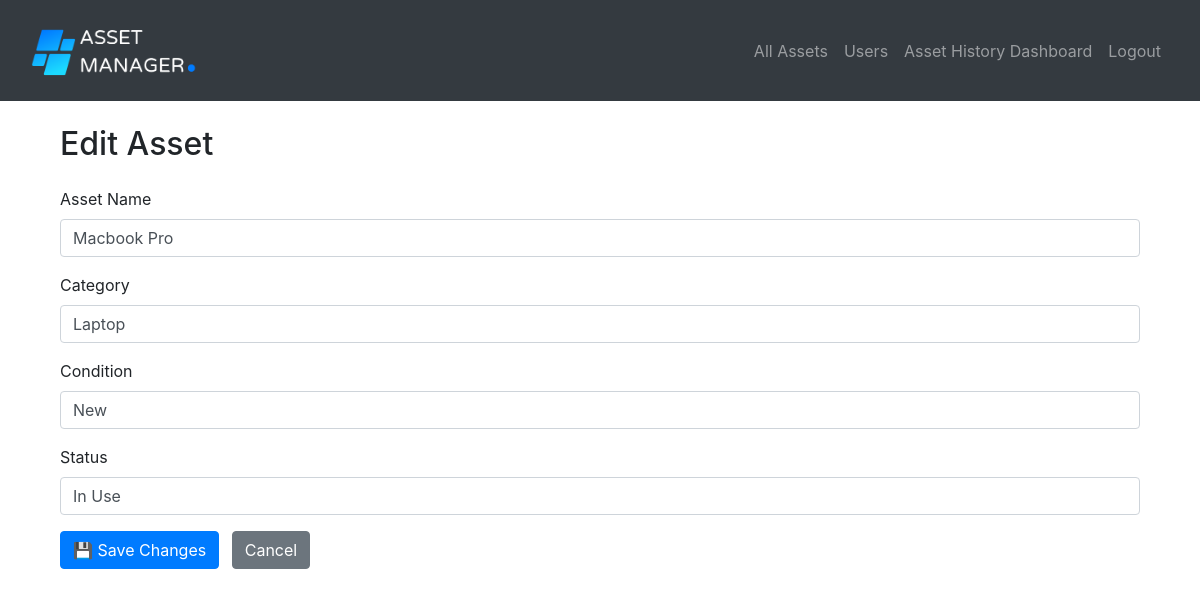
Screenshot of /edit-asset/10 (signed in) with the database file from the repository.
### website/models.py (models this page shows)
class Asset(db.Model):
    id = db.Column(db.Integer, primary_key=True)
    asset_name = db.Column(db.String(150))
    category = db.Column(db.String(150))
    purchase_date = db.Column(db.Date)
    condition = db.Column(db.String(150))
    status = db.Column(db.String(150))
    created_by = db.Column(db.Integer, db.ForeignKey('user.id'))
    assigned_to = db.Column(db.Integer, db.ForeignKey('user.id'), nullable=True)
    asset_history = db.relationship('Asset_History', back_populates='asset', passive_deletes=True)
    creator = db.relationship('User', foreign_keys=[created_by])
    assignee = db.relationship('User', foreign_keys=[assigned_to])

### website/views.py (the view, shortened to what this page needs)
@views.route('/edit-asset/<int:id>', methods=['GET', 'POST'])
@login_required
def edit_asset(id):
    asset = Asset.query.get_or_404(id)
    if not asset:
        flash("Asset not found.", category="error")
        return redirect(url_for('views.home'))
    return render_template('edit_asset.html', asset=asset, user=current_user)

### website/__init__.py (called while the page is built)
def create_app():
    app = Flask(__name__)
    app.config['SECRET_KEY'] = 'qwertyuiop'
    if 'SQLALCHEMY_DATABASE_URI' not in app.config:
        DB_NAME = os.path.join(os.path.dirname(__file__), 'database.db')
        app.config['SQLALCHEMY_DATABASE_URI'] = f'sqlite:///{DB_NAME}'
    db.init_app(app)
    from .views import views
    from .auth import auth
    app.register_blueprint(views, url_prefix='/')
    app.register_blueprint(auth, url_prefix='/')
    from .models import User, Asset
    create_database(app)
    login_manager = LoginManager()
    login_manager.login_view = 'auth.login'
    login_manager.init_app(app)
    @login_manager.user_loader
    def load_user(id):
        return User.query.get(int(id))
    return app

### website/templates/edit_asset.html (shortened to what this page needs)
{% extends "base.html" %}
{% block content %}
<div class="container mt-4">
  <h2 class="mb-4">Edit Asset</h2>
  <form method="POST" class="needs-validation" novalidate>
    <div class="mb-3">
      <label for="assetName" class="form-label">Asset Name</label>
      <input type="text" class="form-control" id="assetName" name="asset_name" value="{{ asset.asset_name }}" required>
    </div>
    <div class="mb-3">
      <label for="category" class="form-label">Category</label>
      <input type="text" class="form-control" id="category" name="category" value="{{ asset.category }}" required>
    </div>
    <div class="mb-3">
      <label for="condition" class="form-label">Condition</label>
      <input type="text" class="form-control" id="condition" name="condition" value="{{ asset.condition }}">
    </div>
    <div class="mb-3">
      <label for="status" class="form-label">Status</label>
      <input type="text" class="form-control" id="status" name="status" value="{{ asset.status }}">
    </div>
    <button type="submit" class="btn btn-primary">💾 Save Changes</button>
    <a href="{{ url_for('views.home') }}" class="btn btn-secondary ms-2">Cancel</a>
  </form>
</div>
{% endblock %}

### rows the page displays
Asset: asset_name "Macbook Pro", category "Laptop", condition "New", status "In Use"
